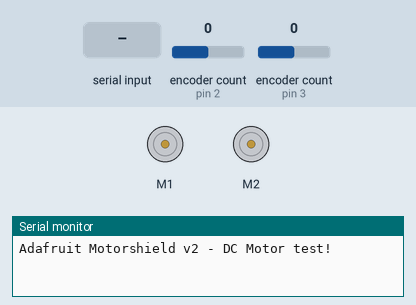
The sketch below on a simulated Arduino Uno, built with avr-gcc and run on an emulated ATmega328P. On the bench: 2 × DC motor (green arrow = forward, orange = backward, longer = faster), the last lines printed to the serial monitor. The inputs (shaded band) are chosen by the test bench; at power-on: encoder count (sensors on pin 2, pin 3) 0.

Above: at 1.2 s.
1.3 s: "a" received over Serial
At 2.5 s:
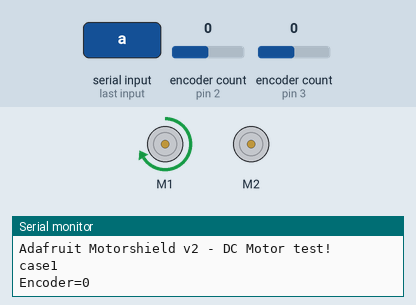
2.8 s: "c" received over Serial
At 3.7 s:
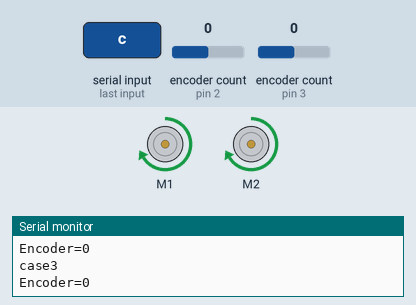
4.3 s: "x" received over Serial
At 4.9 s:
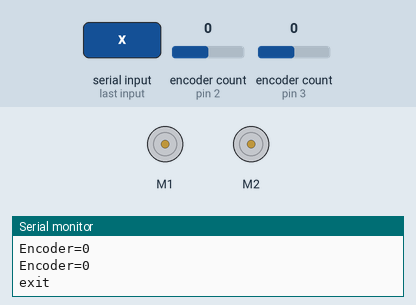
5.8 s: "d" received over Serial
At 7.0 s:
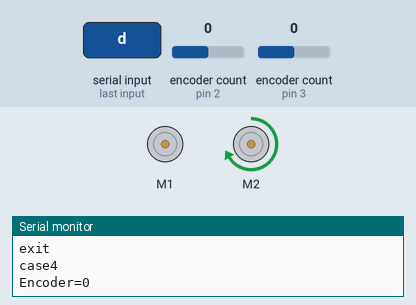
7.3 s: "b" received over Serial
At 8.4 s:
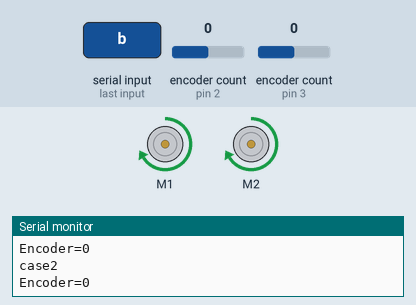
Timing chart, 0 to 9.8 s (numbered marks = the images above; inputs shaded):
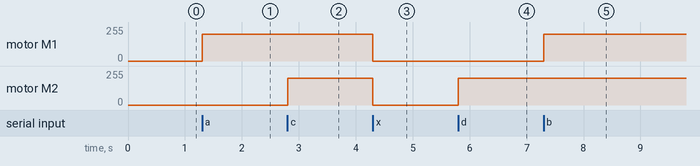

Measured:
- after the input at 1.3 s, motor M1: stopped → forward 200/255 at once
- after the input at 2.8 s, motor M2: stopped → forward 200/255 at once
- after the input at 4.3 s, motor M1, motor M2: forward 200/255 → stopped at once
- after the input at 5.8 s, motor M2: stopped → forward 200/255 at once
- after the input at 7.3 s, motor M1: stopped → forward 200/255 at once

The sketch:

DCMotorTest_03.ino
```cpp
/*
This is a test sketch for the Adafruit assembled Motor Shield for Arduino v2
It won't work with v1.x motor shields! Only for the v2's with built in PWM
control

For use with the Adafruit Motor Shield v2
---->	http://www.adafruit.com/products/1438
Mauricio :
Premier exemple d'utilisation de l'encodeur de moteur de robot RASPI
*/

#include <Wire.h>
#include <Adafruit_MotorShield.h>
#include <Encoder.h>

Encoder knobGauche(2, 4);
Encoder knobDroite(3, 5);


uint8_t token = 0;
// Create the motor shield object with the default I2C address
//Adafruit_MotorShield AFMS = Adafruit_MotorShield();
// Or, create it with a different I2C address (say for stacking)
 Adafruit_MotorShield AFMS = Adafruit_MotorShield(0x60);


// Select which 'port' M1, M2, M3 or M4. In this case, M1
Adafruit_DCMotor *myMotorGauche = AFMS.getMotor(1);
Adafruit_DCMotor *myMotorDroite = AFMS.getMotor(2);
// You can also make another motor on port M2
//Adafruit_DCMotor *myOtherMotor = AFMS.getMotor(2);

static unsigned long lastMilli = 0;


void setup() {
  Serial.begin(9600);           // set up Serial library at 9600 bps
  Serial.println("Adafruit Motorshield v2 - DC Motor test!");

  AFMS.begin();  // create with the default frequency 1.6KHz
  //AFMS.begin(1000);  // OR with a different frequency, say 1KHz

  // Set the speed to start, from 0 (off) to 255 (max speed)
  myMotorGauche->setSpeed(150);
  myMotorGauche->run(FORWARD);
  // turn on motor
  myMotorGauche->run(RELEASE);

  myMotorDroite->setSpeed(150);
  myMotorDroite->run(FORWARD);
  // turn on motor
  myMotorDroite->run(RELEASE);
  token=0;
  lastMilli = millis();
}

void loop() {
  uint8_t i;
  long newGauche, newDroite;
  static long limit_knob_Gauche=0;
  static long limit_knob_Droite=0;

  newGauche = knobGauche.read();
  newDroite = knobDroite.read();

  switch (token)
  {
    case 0:
    {
      if(millis()-lastMilli > 10){
      myMotorGauche->setSpeed(0);
      myMotorDroite->setSpeed(0);
      knobGauche.write(0);
      knobDroite.write(0);
      myMotorGauche->run(RELEASE);
      myMotorDroite->run(RELEASE);
      lastMilli = millis();
      }
    }break;

    case 1:
    {
      Serial.println("case1");

      myMotorGauche->run(FORWARD);
      myMotorGauche->setSpeed(200);

      limit_knob_Gauche=5000;
      token = 99;
      Serial.print ("Encoder=");
      Serial.println(newGauche);
    }break;

    case 2:
    {
      Serial.println("case2");

      myMotorGauche->run(FORWARD);
      myMotorGauche->setSpeed(200);

      limit_knob_Gauche=15000;
      token = 99;
      Serial.print ("Encoder=");
      Serial.println(newGauche);
    }break;

    case 3:
    {
      Serial.println("case3");

      myMotorDroite->run(FORWARD);
      myMotorDroite->setSpeed(200);

      limit_knob_Droite=5000;
      token = 99;
      Serial.print ("Encoder=");
      Serial.println(newDroite);
    }break;

    case 4:
    {
      Serial.println("case4");

      myMotorDroite->run(FORWARD);
      myMotorDroite->setSpeed(200);

      limit_knob_Droite=15000;
      token = 99;
      Serial.print ("Encoder=");
      Serial.println(newDroite);
    }break;


    case 99:
    {
      if (newGauche>limit_knob_Gauche)
      {
        token = 0;
        Serial.println("ending case");
        Serial.print ("Encoder=");
        Serial.println(newGauche);
      }
      if (newDroite>limit_knob_Droite)
      {
        token = 0;
        Serial.println("ending case");
        Serial.print ("Encoder=");
        Serial.println(newDroite);
      }
    }break;
  }

  if (Serial.available()>0)
  {
    char var_read;
    var_read=Serial.read();
    if (var_read=='a') token = 1;
    if (var_read=='b') token = 2;
    if (var_read=='c') token = 3;
    if (var_read=='d') token = 4;
    if (var_read=='x')
    {
      token = 0;
      Serial.print ("Encoder=");
      Serial.println(newGauche);
      Serial.println("exit");

    }

    if (var_read=='r')
    {
      token = 0;
      Serial.print ("Retablir I2C");
      AFMS.begin();  // create with the default frequency 1.6KHz
    }


  }

}
```
